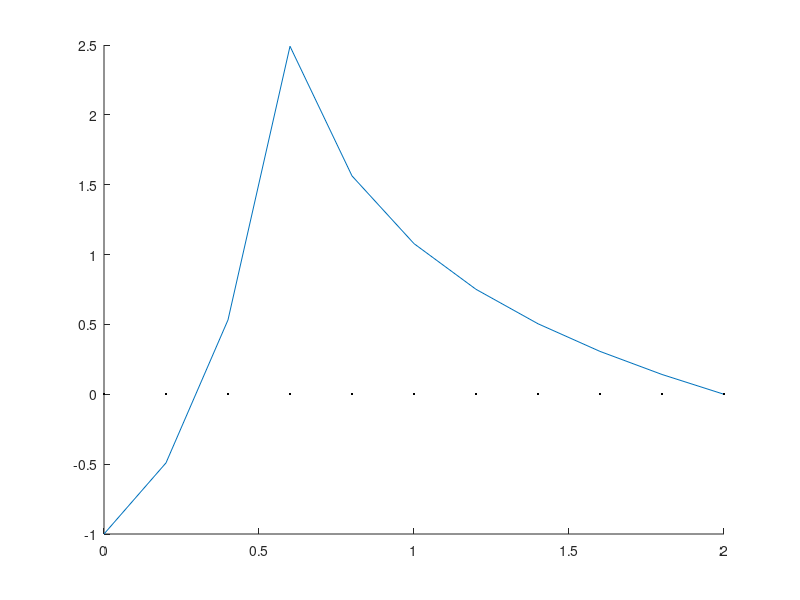

The MATLAB source for this figure:
% MKP pro -(au')'+pu=f, u(0)=OP1, u(L)=OP2
function abc
global elem
global uzly
L = 2; % interval (0,L)
OP1 = -1; 
OP2 = 0;
N = 10; % pocet elementu
uzly = linspace(0,L,N+1); % seznam uzlovych hodnot
elem = zeros(N,2); 
for k = 1:N % seznam uzlu na jednotlivych elementech
    elem(k,:) = [k,k+1];
end;
A = zeros(N+1); % matice soustavy
B = zeros(N+1,1); % prava strana soustavy
for k = 1:N
    % cisla bazovych funkci (= cisla uzlu) na tomto elementu:
    kde = elem(k,:); 
    % pricteni integralu z tohoto elementu na nektere pozice matice A:
    A(kde,kde) = A(kde,kde) + Integruj_a(k) + Integruj_p(k); 
    % pricteni integralu z tohoto elementu na nektere pozice vektoru B:
    B(kde) = B(kde) + Integruj_f(k);
end;
B = B - A(:,1)*OP1; % uplatneni leve OP
B = B - A(:,N+1)*OP2; % uplatneni prave OP
A = A(2:N,2:N); % vlastni matice soustavy 
B = B(2:N); % vlastni rava strana
U = A\B; % reseni
cla; hold on;
plot(uzly,[OP1;U;OP2]); % kresleni reseni
plot(uzly,uzly*0,'k.'); % kresleni uzlu
% --------------------------------------------------
function z = Integruj_a(k) % numericka integrace integralu s "a"
global elem
global uzly
un = elem(k,:);
x = uzly(un);
h = x(2)-x(1);
xs = (x(1)+x(2))/2;
z = Fcea(xs)*[1,-1;-1,1]/h;

function z = Integruj_p(k) % numericka integrace integralu s "p"
global elem
global uzly
un = elem(k,:);
x = uzly(un);
h = x(2)-x(1);
xs = (x(1)+x(2))/2;
z = Fcep(xs)*[1/3,1/6;1/6,1/3]*h;

function z = Integruj_f(k)  % numericka integrace integralu s "f"
global elem
global uzly
un = elem(k,:);
x = uzly(un);
h = x(2)-x(1);
xs = (x(1)+x(2))/2;
z = Fcef(xs)*[1;1]*h/2;

function z = Fcea(x)
z = (x-0.5)^2+0.001;
function z = Fcep(x)
z = 0;
function z = Fcef(x)
z = 1;


